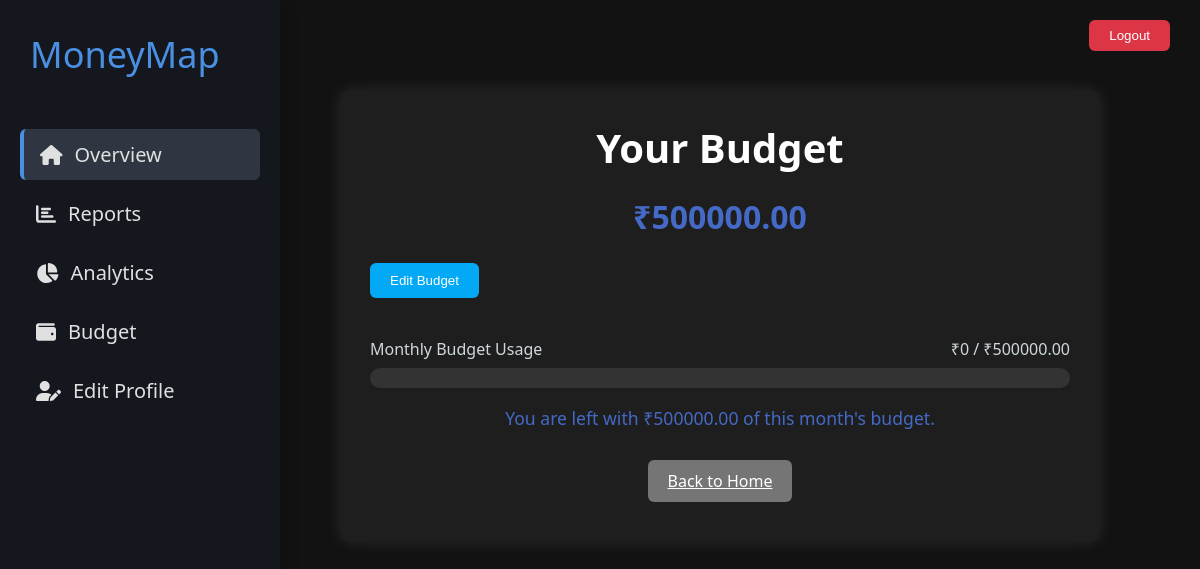
/budget/ (signed in), run on an earlier commit of the app's database.
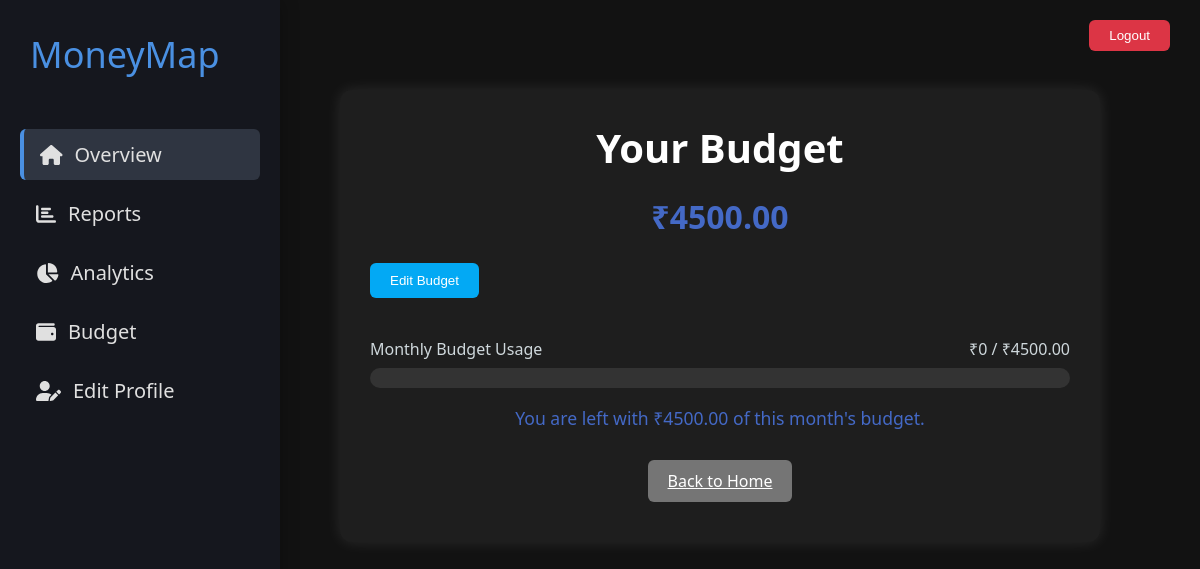
And on a later commit of the database.
### budgeting/models.py (models this page shows, shortened)
class Budget(models.Model):
    user = models.ForeignKey(User, on_delete=models.CASCADE)
    amount = models.DecimalField(max_digits=12, decimal_places=2)
    month = models.IntegerField()
    year = models.IntegerField()
    created_at = models.DateTimeField(auto_now_add=True)
    updated_at = models.DateTimeField(auto_now=True)
    class Meta:
        app_label = 'budgeting'  # Explicitly define app_label
        unique_together = ['user', 'month', 'year']

### budgeting/views.py (the view)
# urls.py: path('', views.budget_page, name='budget_page'),
@login_required
def budget_page(request):
    current_date = timezone.now()
    current_month = current_date.month
    current_year = current_date.year
    try:
        budget_obj = Budget.objects.get(
            user=request.user,
            month=current_month,
            year=current_year
        )
        budget = budget_obj.amount
    except Budget.DoesNotExist:
        budget = None
    if budget:
        total_expenses = Expense.objects.filter(
            user=request.user,
            date__month=current_month,
            date__year=current_year
        ).aggregate(Sum('amount'))['amount__sum'] or 0
        spent = total_expenses
        remaining = budget - spent
        progress_percentage = min((spent / budget) * 100, 100) if budget > 0 else 0
    else:
        spent = 0
        remaining = 0
        progress_percentage = 0
    context = {
        'budget': budget,
        'spent': spent,
        'remaining': remaining,
        'abs_remaining': abs(remaining),
        'progress_percentage': progress_percentage,
    }
    return render(request, 'budgeting/budget.html', context)

### budgeting/templates/budgeting/budget.html (shortened to what this page needs)
{% extends 'base.html' %}
{% load static %}
{% block content %}
<div class="budget-container">
    <div class="budget-header">
        <h1>Your Budget</h1>
        <div class="budget-display" id="budgetDisplay">
            {% if budget %}
                <span class="budget-amount">₹{{ budget }}</span>
            {% else %}
                <span class="budget-empty">Not entered yet, edit your budget</span>
            {% endif %}
        </div>
        <button id="editBudgetBtn" class="btn">Edit Budget</button>
    </div>
    {% if budget %}
    <div class="budget-progress-section">
        <div class="progress-info">
            <div class="progress-label">Monthly Budget Usage</div>
            <div class="progress-values">
                <span id="spentAmount">₹{{ spent }}</span> / <span id="totalBudget">₹{{ budget }}</span>
            </div>
        </div>
        <div class="progress-bar">
        </div>
        <div class="remaining-budget">
            {% if budget %}
                {% if remaining >= 0 %}
                    <p class="text-success fs-5 mt-3">You are left with ₹{{ remaining|floatformat:2 }} of this month's budget.</p>
                {% else %}
                    <p class="text-danger fs-5 mt-3">You have exceeded your budget by ₹{{ abs_remaining|floatformat:2 }}.</p>
                {% endif %}
            {% else %}
                <p class="text-warning fs-5 mt-3">No budget set for this month.</p>
            {% endif %}
        </div>
    </div>
    {% endif %}
    <div class="navigation">
        <a href="{% url 'dashboard' %}" class="btn btn-secondary">Back to Home</a>
    </div>
</div>
{% endblock %}

What changed in the data, as far as the page shows it:
changed Budget: amount "500000.00" → "4500.00"
Also different on the page:
{{ remaining|floatformat:2 }}: "500000.00" → "4500.00"
